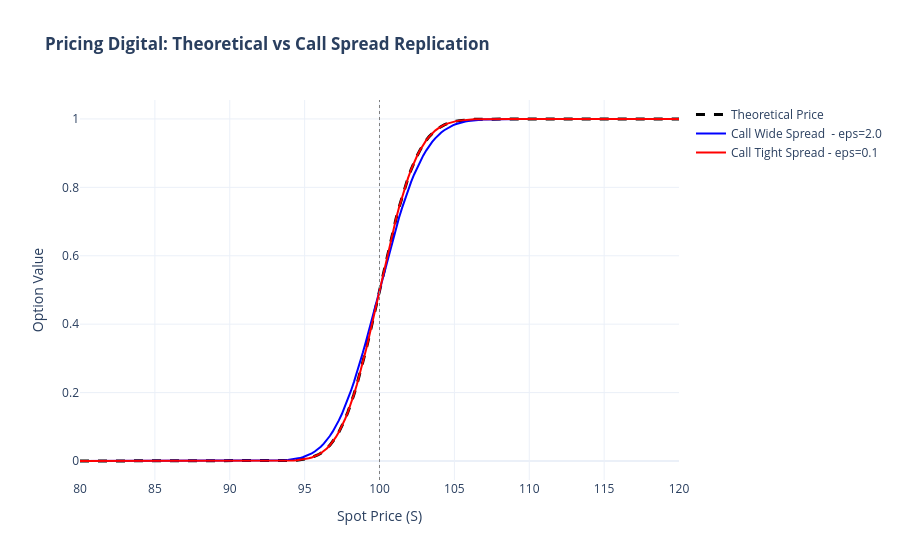

Write notebook code for a chart like this one.
### Code cell
fig = go.Figure()

fig.add_trace(go.Scatter(x=S_grid, y=price_digital_call, mode='lines', 
                         name='Theoretical Price', line=dict(color='black', width=3, dash='dash')))

fig.add_trace(go.Scatter(x=S_grid, y=price_replication_widespread, mode='lines', 
                         name='Call Wide Spread  - eps=2.0', line=dict(color='blue', width=2)))

fig.add_trace(go.Scatter(x=S_grid, y=price_replication_tightspread, mode='lines', 
                         name='Call Tight Spread - eps=0.1', line=dict(color='red', width=2)))

fig.add_vline(x=K, line_width=1, line_dash="dot", line_color="grey")

fig.update_layout(
    title="<b>Pricing Digital: Theoretical vs Call Spread Replication</b><br>",
    xaxis_title="Spot Price (S)",
    yaxis_title="Option Value",
    template="plotly_white",
    hovermode="x unified"
)

fig.show()

### Figure 1 — Plotly figure (JSON) as saved in the notebook; plotly's stock layout.template omitted (floating-point values rounded to 4 significant figures; data arrays with more than 128 entries replaced by an {"elided": "..."} marker saying what was removed)
{"data": [{"line": {"color": "black", "dash": "dash", "width": 3}, "mode": "lines", "name": "Theoretical Price", "type": "scatter", "x": {"elided": "200 float values"}, "y": {"elided": "200 float values"}}, {"line": {"color": "blue", "width": 2}, "mode": "lines", "name": "Call Wide Spread  - eps=2.0", "type": "scatter", "x": {"elided": "200 float values"}, "y": {"elided": "200 float values"}}, {"line": {"color": "red", "width": 2}, "mode": "lines", "name": "Call Tight Spread - eps=0.1", "type": "scatter", "x": {"elided": "200 float values"}, "y": {"elided": "200 float values"}}], "layout": {"hovermode": "x unified", "shapes": [{"line": {"color": "grey", "dash": "dot", "width": 1}, "type": "line", "x0": 100, "x1": 100, "xref": "x", "y0": 0, "y1": 1, "yref": "y domain"}], "title": {"text": "<b>Pricing Digital: Theoretical vs Call Spread Replication</b><br>"}, "xaxis": {"title": {"text": "Spot Price (S)"}}, "yaxis": {"title": {"text": "Option Value"}}}}
